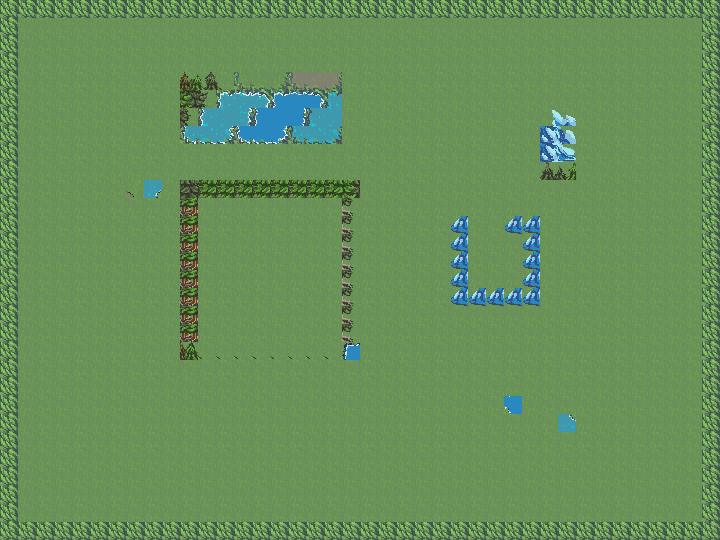

This game map was drawn from its Tiled (.tmx) file and the tilesets committed beside it. A one-line description and the trimmed map source follow:
An orthogonal 40x30 tile map with 18x18 px tiles, 3 tile layers (terrain, terrain_limits, objects).

<map version="1.10" tiledversion="1.10.1" orientation="orthogonal" renderorder="right-down" width="40" height="30" tilewidth="18" tileheight="18" infinite="0" nextlayerid="6" nextobjectid="1">
 <tileset firstgid="1" source="tiles.tsx" />
 <layer id="1" name="terrain" width="40" height="30">
  <data>[1200 cells, 1200 non-empty, 1 distinct tile ids]</data>
 </layer>
 <layer id="3" name="terrain_limits" width="40" height="30">
  <data>[1200 cells, 186 non-empty, 10 distinct tile ids]</data>
 </layer>
 <layer id="5" name="objects" width="40" height="30">
  <data>[1200 cells, 52 non-empty, 50 distinct tile ids]</data>
 </layer>
</map>